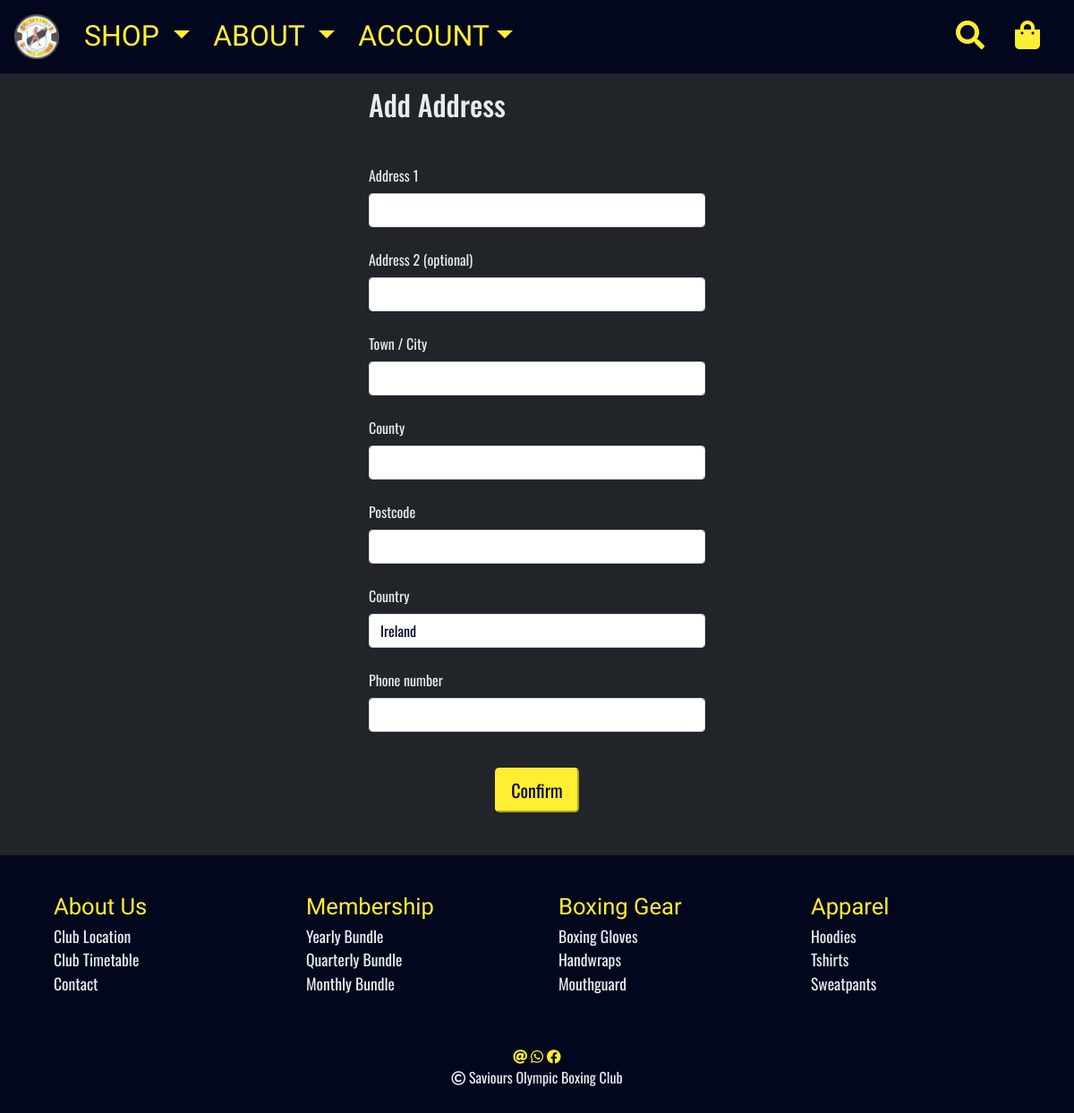
Page /account/address/new/ (signed in) on the committed database.
### products/models.py (models this page shows, shortened)
class Category(models.Model):
    title = models.CharField(max_length=255)
    slug = models.SlugField(max_length=255)
    ordering = models.IntegerField(default=0)
    class Meta:
        verbose_name_plural = 'Categories'
        ordering = ("ordering", "title")

class Subcategory(models.Model):
    parent = models.ForeignKey(Category,
                               related_name='subcategories',
                               blank=True,
                               null=True,
                               on_delete=models.SET_NULL)
    title = models.CharField(max_length=255)
    slug = models.SlugField(max_length=255, blank=True, null=True)
    ordering = models.IntegerField(default=0)
    class Meta:
        verbose_name_plural = "Subcategories"
        ordering = ("parent", "ordering", "title")

### accounts/views.py (the view)
# urls.py: path("account/address/new/", add_address, name="add_address"),
@login_required
def add_address(request):
    context = {}
    user = request.user
    if request.POST:
        form = AddressForm(request.POST)
        if form.is_valid():
            address = form.save(commit=False)
            address.user = request.user
            address.save()
            messages.success(request, f"Address saved")
            return redirect("account_details")
        else:
            context["address_form"] = form
    else:
        form = AddressForm()
        context["address_form"] = form
        context["type"] = "Add"
    return render(request, "accounts/address.html", context)

### accounts/forms.py
class AddressForm(forms.ModelForm):
    class Meta:
        model = Address
        fields = (
            "street_address_1",
            "street_address_2",
            "town_or_city",
            "county",
            "postcode",
            "country",
            "phone_number",
        )
        labels = {
            "street_address_1": "Address 1",
            "street_address_2": "Address 2 (optional)",
            "town_or_city": "Town / City",
        }

### bag/contexts.py (called while the page is built, shortened)
def bag_content(request):
    bag_items = []
    total = 0
    product_count = 0
    current_bag = request.session.get("current_bag", {})
    if total < settings.FREE_DELIVERY_THRESHOLD:
        delivery = total * Decimal(settings.STANDARD_DELIVERY_PERCENTAGE / 100)
        free_delivery_delta = settings.FREE_DELIVERY_THRESHOLD - total
    else:
        delivery = 0
        free_delivery_delta = 0
    grand_total = delivery + total
    context = {
        'bag_items': bag_items,
        'total': total,
        'product_count': product_count,
        'delivery': delivery,
        'free_delivery_delta': free_delivery_delta,
        'free_delivery_threshold': settings.FREE_DELIVERY_THRESHOLD,
        'grand_total': grand_total,
    }
    return context

### store/contexts.py (called while the page is built)
def subcategories_per_category(request):
    context = {}
    context["categories"] = Category.objects.all()
    context["category_subcategories"] = {}
    for category in context["categories"]:
        context["category_subcategories"][category] = sorted(set(
            Product.objects.filter(category=category).values_list(
                "subcategory__title", flat=True
            )
        ))
    return context

### accounts/templates/accounts/address.html (shortened to what this page needs)
{% extends 'base.html' %}
{% load widget_tweaks %}
{% block content %}
<div class="container col-md-6 col-lg-4">
    <h2 class="mt-3 mb-4">{{ type }} Address</h2>
        <form method="POST" class="form" action="#" class="form" novalidate>
            <div class="mb-4">
                {% for field in address_form %}
            <fieldset class="form__group">
                <label for="{{ field.id_for_label }}" class="form-label mt-4">{{ field.label }}</label>
                {% if field.id_for_label == "id_phone_number" %}
                    {{ field|add_class:'form-control mb-2'|attr:"type:tel"|attr:"pattern:^(\+)?([ 0-9]){10,16}$" }}
                {% else %}
                    {{ field|add_class:'form-control' }}
                {% endif %}
            </fieldset>
            {% endfor %}
            <fieldset class="mt-3 text-center">
                <button type="submit" class="btn-lg btn-primary mt-3 mb-4">Confirm</button>
            </fieldset>
        </form>
        </div>
{% endblock content %}

### templates/base.html (shortened to what this page needs)
{% load static %}
<!DOCTYPE html>
<html lang="en">
<head>
    {% block corecss %}
        <link rel="stylesheet" href="https://cdnjs.cloudflare.com/ajax/libs/font-awesome/5.15.3/css/all.min.css">
        <link rel="stylesheet" type="text/css" href="{% static 'css/main.css' %}">
    {% endblock corecss %}
</head>
<body>
    <nav class="navbar navbar-expand-lg sticky-top navbar-dark bg-dark">
        <div class="container-fluid">
            <a id="nav-logo" class="navbar-brand px-1 mr-md-1" href="{% url 'store-home' %}">
                <img src="{% static 'img/logo.png' %}" alt="St Saviours OBA Logo ">
            </a>
            <div class="collapse navbar-collapse" id="navbar">
                <ul class="navbar-nav me-auto mb-2 mb-lg-0">
                    <li class="nav-item dropdown">
                        <a class="nav-link dropdown-toggle text-uppercase" href="#" id="shopDropdown" role="button" data-bs-toggle="dropdown" aria-expanded="false">
                        Shop
                    </a>
                    </li>
                    <li class="nav-item dropdown">
                        <a class="nav-link dropdown-toggle text-uppercase" href="#" id="aboutDropdown" role="button" data-bs-toggle="dropdown" aria-expanded="false">
                            About
                        </a>
                    </li>
                    {% if user.is_authenticated %}
                        <li class="nav-item dropdown">
                            <a class="nav-link dropdown-toggle text-uppercase" id="accountDropdown" role="button" data-bs-toggle="dropdown" aria-expanded="false" href="#">Account</a>
                        </li>
                    {% endif  %}
                </ul>
                <ul class="navbar-nav ml-auto">
                    <li class="nav-item">
                        <a class="nav-link {% if url_name == 'search' %}active{% endif %}" href="{% url 'search' %}">
                            <i class="fas fa-search" title="Search"></i>
                        </a>
                    </li>
                </ul>
            </div>
        <div class="d-none d-lg-inline-block">
            <a href="{% url 'shopping_bag' %}" class="nav-link {% if bag_items %}active{% endif %}" title="Shopping Bag" aria-label="View Shopping Bag">
                <i class="fas fa-shopping-bag"></i>
            </a>
        </div>
    </nav>
    <main>
        {% block content %}{% endblock content %}
    </main>
    <footer>
        <div class="container-fluid d-flex justify-content-around">
            <div class="row w-100 p-4">
                <div class="col-12 col-sm-6 col-md-3 px-4 py-1">
                    <div class="row">
                        <div class="col-12 footer-title">
                            About Us
                        </div>
                        <div class="col-12 footer-text">
                            <a href="">Club Location</a>
                        </div>
                        <div class="col-12 footer-text">
                            <a href="">Club Timetable</a>
                        </div>
                        <div class="col-12 footer-text">
                            <a href="">Contact</a>
                        </div>
                    </div>
                </div>
                {% for category in categories %}
                    <div class="col-12 col-sm-6 col-md-3 px-4 py-1">
                        <div class="row">
                            <div class="col-12 footer-title">
                                {{ category.title }}
                            </div>
                            {% for subcategory in category.subcategories.all %}
                                <div class="col-12 footer-text">
                                    <a href="{% url 'shop' category.slug subcategory.slug %}">{{ subcategory.title }}</a>
                                </div>
                            {% endfor %}
                        </div>
                    </div>
                {% endfor %}
               <div id="footer-end" class="col-12 text-center px-4 py-1 mt-5 d-none d-sm-block">
                    <a href="mailto:david.shanahan.burns@gmail.com?subject=Saviours%20Enquiry" rel="noopener" aria-label="Saviours Email">
                        <i class=" text-primary fas fa-at"></i>
                    </a>
                    <a href="https://wa.me/353858667065?text=I'm%20enquiring%20about%20Saviours" target="_blank" rel="noopener" aria-label="Saviours Whatsapp Contact Number">
                        <i class="text-primary fab fa-whatsapp"></i>
                    </a>
                    <a href="https://www.facebook.com/StSavioursOlympicBoxingAcademy/" target="_blank" rel="noopener" aria-label="Saviours Facebook Page">
                        <i class="text-primary fab fa-facebook"></i>
                    </a>
                    <div>
                        <i class="far fa-copyright"></i> Saviours Olympic Boxing Club
                    </div>
                </div>
            </div>
        </div>
    </footer>
</body>
</html>

### rows in the picture
Category: title "Membership"
Subcategory: title "Yearly Bundle"
Subcategory: title "Quarterly Bundle"
Subcategory: title "Monthly Bundle"
Category: title "Boxing Gear"
Subcategory: title "Boxing Gloves"
Subcategory: title "Handwraps"
Subcategory: title "Mouthguard"
Category: title "Apparel"
Subcategory: title "Hoodies"
Subcategory: title "Tshirts"
Subcategory: title "Sweatpants"

### other values in the picture
{{ type }} "Add"
{{ field.label }} "Address 1" "Address 2 (optional)" "Town / City" "County" "Postcode" "Country" "Phone number"
